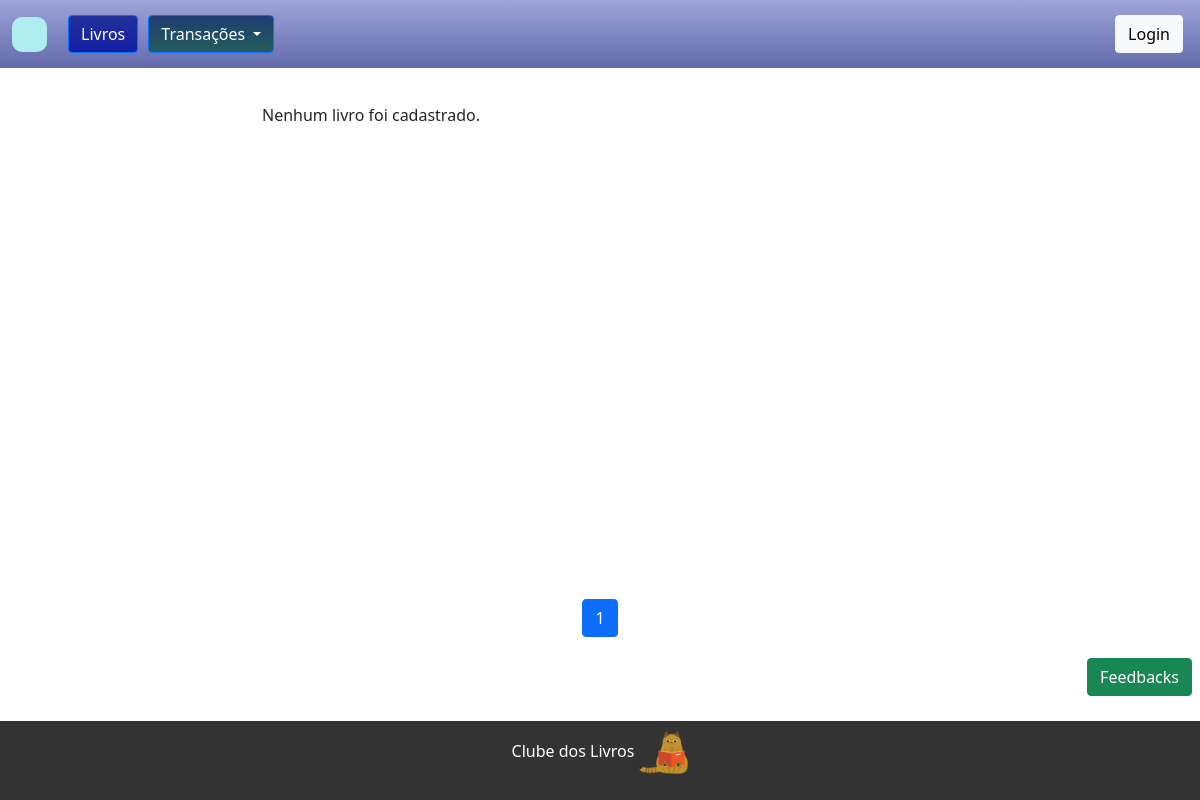
/todos, run on an earlier commit of the app's database.
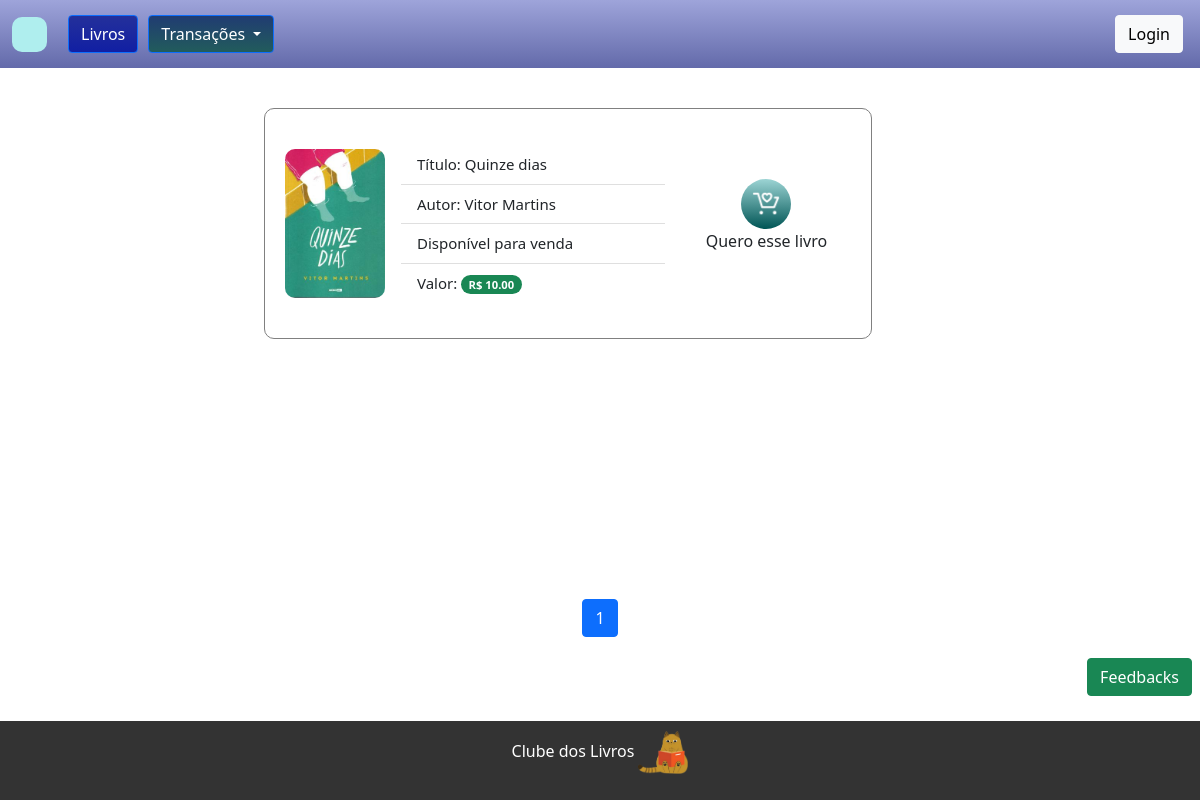
And on a later commit of the database.
### books/models.py (models this page shows, shortened)
class Livro(models.Model):
    OPÇÕES = (
        ('venda', 'Venda'),
        ('troca', 'Troca'),
        ('doacao', 'Doação'),
    )
    titulo = models.CharField(max_length=100)
    autor = models.CharField(max_length=100)
    tipo_transacao = models.CharField(max_length=10, choices=OPÇÕES, default='doacao')
    preco = models.DecimalField(max_digits=10, decimal_places=2, null=True, blank=True)
    sinopse = models.TextField(blank=True, null=True)
    genero = models.ManyToManyField(GeneroLivro)
    whatsapp = models.CharField(help_text="DDD + Número", max_length=20, blank=True, null=True)
    capa = models.ImageField(upload_to='static/img/capas/', blank=True, null=True)
    usuario_email = models.EmailField(blank=True, null=True),
    usuario = models.ForeignKey(User, on_delete=models.CASCADE, null=True, blank=True)
    data_exclusao = models.DateTimeField(null=True, blank=True)
    def validar_e_formatar_numero(self):
        if self.whatsapp:
            try:
                whatsapp_obj = phonenumbers.parse("+55"+self.whatsapp, None)
                if phonenumbers.is_valid_number(whatsapp_obj):
                    return phonenumbers.format_number(whatsapp_obj, phonenumbers.PhoneNumberFormat.INTERNATIONAL)
                else:
                    return "Número de telefone inválido."
            except phonenumbers.NumberParseException:
                return "Erro ao validar o número de telefone."
        else:
            return "Número de telefone não fornecido."

### books/views.py (the view)
# urls.py: path('todos', views.livros, name='books'),
def livros(request):
    dados = Livro.objects.all()
    itens_por_pagina = 5
    paginator = Paginator(dados, itens_por_pagina)
    pagina = request.GET.get('pagina')
    dados_paginados = paginator.get_page(pagina)
    return render(request, 'todos.html', {'dados_paginados': dados_paginados})

### books/templates/todos.html (shortened to what this page needs)
{% extends 'base.html' %}
{% block content %}
{% load static %}
<link rel="stylesheet" href="{% static 'css/style.css' %}">
<div class="wrapper">
  <div class="containerListBooks">
    <ul class="list-group list-group-flush">
      <li class="list-group-item">
        {% for livro in dados_paginados %}
        <div class="card-books" style="font-size: 15px;">
          <img class="capaLivro" src="{{ livro.capa.url }}" alt="oi">
          <div class="card-body">
            <ul class="list-group list-group-flush" style="width: 100%;">
              <li class="list-group-item">Título: {{ livro.titulo }}</li>
              <li class="list-group-item">Autor: {{ livro.autor }}</li>
              {% if livro.tipo_transacao == 'troca' %}
              <li class="list-group-item">Disponível para troca</li>
              {% elif livro.tipo_transacao == 'doacao' %}
              <li class="list-group-item">Disponível para doação</li>
              {% else %}
              <li class="list-group-item">Disponível para venda</li>
              <li class="list-group-item">Valor: <span class="badge rounded-pill bg-success">R$ {{ livro.preco }}</span>
              </li>
              {% endif %}
            </ul>
          </div>
          <div class="botaoTexto">
            <button type="button" class="btnGetBooks  abrir-modal" data-usuario="{{ livro.usuario.email }}"
              data-whatsapp="{{ livro.validar_e_formatar_numero }}"><img style="width: 30px; height: 30px;"
                src="/static/img/icons/getBook.png" alt=""></button>
            <p class="texto-abaixo">Quero esse livro</p>
          </div>
        </div>
        {% empty %}
        <p>Nenhum livro foi cadastrado.</p>
        {% endfor %}
      </li>
    </ul>
  </div>
</div>
<div>
  <nav aria-label="Page navigation example">
    <ul class="pagination justify-content-center">
      {% for num_pagina in dados_paginados.paginator.page_range %}
      <li class="page-item {% if dados_paginados.number == num_pagina %}active{% endif %}">
        <a class="page-link" href="?pagina={{ num_pagina }}">{{ num_pagina }}</a>
      </li>
      {% endfor %}
    </ul>
  </nav>
</div>
<div class="d-grid gap-2 d-md-flex justify-content-md-end">
  <a href="{% url 'feedbacks' %}" class="btn btn-success me-md-2" type="button">Feedbacks</a>
</div>
{% endblock %}

What changed in the data, as far as the page shows it:
added Livro: capa (picture), titulo "Quinze dias", autor "Vitor Martins", preco "10.00"
Also different on the page:
text no longer shown: "Nenhum livro foi cadastrado."
